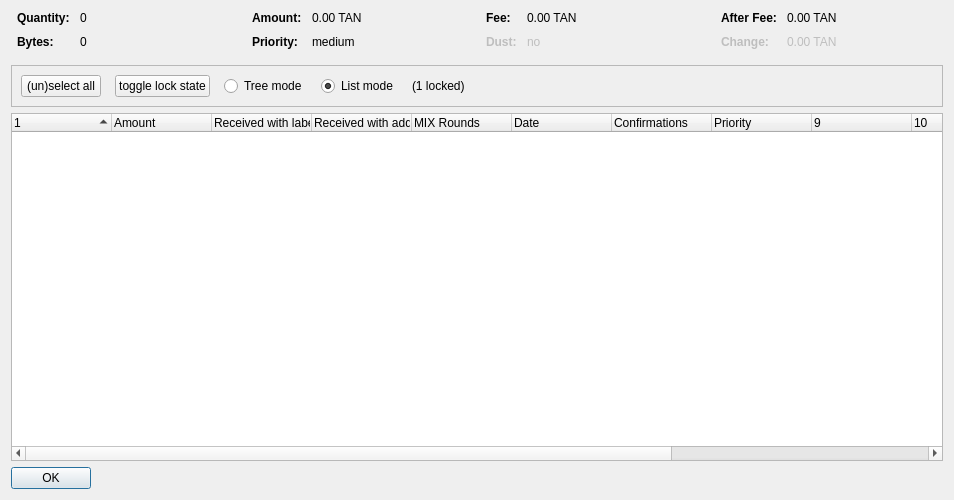
<?xml version="1.0" encoding="UTF-8"?>
<ui version="4.0">
 <class>CoinControlDialog</class>
 <widget class="QDialog" name="CoinControlDialog">
  <property name="geometry">
   <rect>
    <x>0</x>
    <y>0</y>
    <width>954</width>
    <height>500</height>
   </rect>
  </property>
  <property name="windowTitle">
   <string>Coin Selection</string>
  </property>
  <layout class="QVBoxLayout" name="verticalLayout">
   <item>
    <layout class="QHBoxLayout" name="horizontalLayoutTop" stretch="0,0,0,0">
     <property name="topMargin">
      <number>0</number>
     </property>
     <property name="bottomMargin">
      <number>10</number>
     </property>
     <item>
      <layout class="QFormLayout" name="formLayoutCoinControl1">
       <property name="horizontalSpacing">
        <number>10</number>
       </property>
       <property name="verticalSpacing">
        <number>10</number>
       </property>
       <property name="leftMargin">
        <number>6</number>
       </property>
       <property name="rightMargin">
        <number>6</number>
       </property>
       <item row="0" column="0">
        <widget class="QLabel" name="labelCoinControlQuantityText">
         <property name="font">
          <font>
           <weight>75</weight>
           <bold>true</bold>
          </font>
         </property>
         <property name="text">
          <string>Quantity:</string>
         </property>
        </widget>
       </item>
       <item row="0" column="1">
        <widget class="QLabel" name="labelCoinControlQuantity">
         <property name="cursor">
          <cursorShape>IBeamCursor</cursorShape>
         </property>
         <property name="contextMenuPolicy">
          <enum>Qt::ActionsContextMenu</enum>
         </property>
         <property name="text">
          <string notr="true">0</string>
         </property>
         <property name="textInteractionFlags">
          <set>Qt::LinksAccessibleByMouse|Qt::TextSelectableByKeyboard|Qt::TextSelectableByMouse</set>
         </property>
        </widget>
       </item>
       <item row="1" column="0">
        <widget class="QLabel" name="labelCoinControlBytesText">
         <property name="font">
          <font>
           <weight>75</weight>
           <bold>true</bold>
          </font>
         </property>
         <property name="text">
          <string>Bytes:</string>
         </property>
        </widget>
       </item>
       <item row="1" column="1">
        <widget class="QLabel" name="labelCoinControlBytes">
         <property name="cursor">
          <cursorShape>IBeamCursor</cursorShape>
         </property>
         <property name="contextMenuPolicy">
          <enum>Qt::ActionsContextMenu</enum>
         </property>
         <property name="text">
          <string notr="true">0</string>
         </property>
         <property name="textInteractionFlags">
          <set>Qt::LinksAccessibleByMouse|Qt::TextSelectableByKeyboard|Qt::TextSelectableByMouse</set>
         </property>
        </widget>
       </item>
      </layout>
     </item>
     <item>
      <layout class="QFormLayout" name="formLayoutCoinControl2">
       <property name="horizontalSpacing">
        <number>10</number>
       </property>
       <property name="verticalSpacing">
        <number>10</number>
       </property>
       <property name="leftMargin">
        <number>6</number>
       </property>
       <property name="rightMargin">
        <number>6</number>
       </property>
       <item row="0" column="0">
        <widget class="QLabel" name="labelCoinControlAmountText">
         <property name="font">
          <font>
           <weight>75</weight>
           <bold>true</bold>
          </font>
         </property>
         <property name="text">
          <string>Amount:</string>
         </property>
        </widget>
       </item>
       <item row="0" column="1">
        <widget class="QLabel" name="labelCoinControlAmount">
         <property name="cursor">
          <cursorShape>IBeamCursor</cursorShape>
         </property>
         <property name="contextMenuPolicy">
          <enum>Qt::ActionsContextMenu</enum>
         </property>
         <property name="text">
          <string notr="true">0.00 TAN</string>
         </property>
         <property name="textInteractionFlags">
          <set>Qt::LinksAccessibleByMouse|Qt::TextSelectableByKeyboard|Qt::TextSelectableByMouse</set>
         </property>
        </widget>
       </item>
       <item row="1" column="0">
        <widget class="QLabel" name="labelCoinControlPriorityText">
         <property name="font">
          <font>
           <weight>75</weight>
           <bold>true</bold>
          </font>
         </property>
         <property name="text">
          <string>Priority:</string>
         </property>
        </widget>
       </item>
       <item row="1" column="1">
        <widget class="QLabel" name="labelCoinControlPriority">
         <property name="cursor">
          <cursorShape>IBeamCursor</cursorShape>
         </property>
         <property name="contextMenuPolicy">
          <enum>Qt::ActionsContextMenu</enum>
         </property>
         <property name="text">
          <string>medium</string>
         </property>
         <property name="textInteractionFlags">
          <set>Qt::LinksAccessibleByMouse|Qt::TextSelectableByKeyboard|Qt::TextSelectableByMouse</set>
         </property>
        </widget>
       </item>
      </layout>
     </item>
     <item>
      <layout class="QFormLayout" name="formLayoutCoinControl3">
       <property name="horizontalSpacing">
        <number>10</number>
       </property>
       <property name="verticalSpacing">
        <number>10</number>
       </property>
       <property name="leftMargin">
        <number>6</number>
       </property>
       <property name="rightMargin">
        <number>6</number>
       </property>
       <item row="0" column="0">
        <widget class="QLabel" name="labelCoinControlFeeText">
         <property name="font">
          <font>
           <weight>75</weight>
           <bold>true</bold>
          </font>
         </property>
         <property name="text">
          <string>Fee:</string>
         </property>
        </widget>
       </item>
       <item row="0" column="1">
        <widget class="QLabel" name="labelCoinControlFee">
         <property name="cursor">
          <cursorShape>IBeamCursor</cursorShape>
         </property>
         <property name="contextMenuPolicy">
          <enum>Qt::ActionsContextMenu</enum>
         </property>
         <property name="text">
          <string notr="true">0.00 TAN</string>
         </property>
         <property name="textInteractionFlags">
          <set>Qt::LinksAccessibleByMouse|Qt::TextSelectableByKeyboard|Qt::TextSelectableByMouse</set>
         </property>
        </widget>
       </item>
       <item row="1" column="0">
        <widget class="QLabel" name="labelCoinControlLowOutputText">
         <property name="enabled">
          <bool>false</bool>
         </property>
         <property name="font">
          <font>
           <weight>75</weight>
           <bold>true</bold>
          </font>
         </property>
         <property name="text">
          <string>Dust:</string>
         </property>
        </widget>
       </item>
       <item row="1" column="1">
        <widget class="QLabel" name="labelCoinControlLowOutput">
         <property name="enabled">
          <bool>false</bool>
         </property>
         <property name="cursor">
          <cursorShape>IBeamCursor</cursorShape>
         </property>
         <property name="contextMenuPolicy">
          <enum>Qt::ActionsContextMenu</enum>
         </property>
         <property name="text">
          <string>no</string>
         </property>
         <property name="textInteractionFlags">
          <set>Qt::LinksAccessibleByMouse|Qt::TextSelectableByKeyboard|Qt::TextSelectableByMouse</set>
         </property>
        </widget>
       </item>
      </layout>
     </item>
     <item>
      <layout class="QFormLayout" name="formLayoutCoinControl4">
       <property name="horizontalSpacing">
        <number>10</number>
       </property>
       <property name="verticalSpacing">
        <number>10</number>
       </property>
       <property name="leftMargin">
        <number>6</number>
       </property>
       <property name="rightMargin">
        <number>6</number>
       </property>
       <item row="0" column="0">
        <widget class="QLabel" name="labelCoinControlAfterFeeText">
         <property name="font">
          <font>
           <weight>75</weight>
           <bold>true</bold>
          </font>
         </property>
         <property name="text">
          <string>After Fee:</string>
         </property>
        </widget>
       </item>
       <item row="0" column="1">
        <widget class="QLabel" name="labelCoinControlAfterFee">
         <property name="cursor">
          <cursorShape>IBeamCursor</cursorShape>
         </property>
         <property name="contextMenuPolicy">
          <enum>Qt::ActionsContextMenu</enum>
         </property>
         <property name="text">
          <string notr="true">0.00 TAN</string>
         </property>
         <property name="textInteractionFlags">
          <set>Qt::LinksAccessibleByMouse|Qt::TextSelectableByKeyboard|Qt::TextSelectableByMouse</set>
         </property>
        </widget>
       </item>
       <item row="1" column="0">
        <widget class="QLabel" name="labelCoinControlChangeText">
         <property name="enabled">
          <bool>false</bool>
         </property>
         <property name="font">
          <font>
           <weight>75</weight>
           <bold>true</bold>
          </font>
         </property>
         <property name="text">
          <string>Change:</string>
         </property>
        </widget>
       </item>
       <item row="1" column="1">
        <widget class="QLabel" name="labelCoinControlChange">
         <property name="enabled">
          <bool>false</bool>
         </property>
         <property name="cursor">
          <cursorShape>IBeamCursor</cursorShape>
         </property>
         <property name="contextMenuPolicy">
          <enum>Qt::ActionsContextMenu</enum>
         </property>
         <property name="text">
          <string notr="true">0.00 TAN</string>
         </property>
         <property name="textInteractionFlags">
          <set>Qt::LinksAccessibleByMouse|Qt::TextSelectableByKeyboard|Qt::TextSelectableByMouse</set>
         </property>
        </widget>
       </item>
      </layout>
     </item>
    </layout>
   </item>
   <item>
    <widget class="QFrame" name="frame">
     <property name="minimumSize">
      <size>
       <width>0</width>
       <height>40</height>
      </size>
     </property>
     <property name="frameShape">
      <enum>QFrame::StyledPanel</enum>
     </property>
     <property name="frameShadow">
      <enum>QFrame::Sunken</enum>
     </property>
     <layout class="QHBoxLayout" name="horizontalLayout">
      <item>
       <layout class="QHBoxLayout" name="horizontalLayoutPanel" stretch="0,0,0,0,0,0">
        <property name="spacing">
         <number>14</number>
        </property>
        <item>
         <widget class="QPushButton" name="pushButtonSelectAll">
          <property name="sizePolicy">
           <sizepolicy hsizetype="Maximum" vsizetype="Fixed">
            <horstretch>0</horstretch>
            <verstretch>0</verstretch>
           </sizepolicy>
          </property>
          <property name="text">
           <string>(un)select all</string>
          </property>
          <property name="autoDefault">
           <bool>false</bool>
          </property>
         </widget>
        </item>
        <item>
         <widget class="QPushButton" name="pushButtonToggleLock">
          <property name="sizePolicy">
           <sizepolicy hsizetype="Maximum" vsizetype="Fixed">
            <horstretch>0</horstretch>
            <verstretch>0</verstretch>
           </sizepolicy>
          </property>
          <property name="text">
           <string>toggle lock state</string>
          </property>
          <property name="autoDefault">
           <bool>false</bool>
          </property>
         </widget>
        </item>
        <item>
         <widget class="QRadioButton" name="radioTreeMode">
          <property name="sizePolicy">
           <sizepolicy hsizetype="Maximum" vsizetype="Fixed">
            <horstretch>0</horstretch>
            <verstretch>0</verstretch>
           </sizepolicy>
          </property>
          <property name="text">
           <string>Tree mode</string>
          </property>
         </widget>
        </item>
        <item>
         <widget class="QRadioButton" name="radioListMode">
          <property name="sizePolicy">
           <sizepolicy hsizetype="Maximum" vsizetype="Fixed">
            <horstretch>0</horstretch>
            <verstretch>0</verstretch>
           </sizepolicy>
          </property>
          <property name="text">
           <string>List mode</string>
          </property>
          <property name="checked">
           <bool>true</bool>
          </property>
         </widget>
        </item>
        <item>
         <widget class="QLabel" name="labelLocked">
          <property name="text">
           <string>(1 locked)</string>
          </property>
         </widget>
        </item>
        <item>
         <spacer name="horizontalSpacer">
          <property name="orientation">
           <enum>Qt::Horizontal</enum>
          </property>
          <property name="sizeHint" stdset="0">
           <size>
            <width>40</width>
            <height>20</height>
           </size>
          </property>
         </spacer>
        </item>
       </layout>
      </item>
     </layout>
    </widget>
   </item>
   <item>
    <widget class="CoinControlTreeWidget" name="treeWidget">
     <property name="contextMenuPolicy">
      <enum>Qt::CustomContextMenu</enum>
     </property>
     <property name="sortingEnabled">
      <bool>false</bool>
     </property>
     <property name="columnCount">
      <number>13</number>
     </property>
     <attribute name="headerShowSortIndicator" stdset="0">
      <bool>true</bool>
     </attribute>
     <attribute name="headerStretchLastSection">
      <bool>false</bool>
     </attribute>
     <column>
      <property name="text">
       <string/>
      </property>
     </column>
     <column>
      <property name="text">
       <string>Amount</string>
      </property>
     </column>
     <column>
      <property name="text">
       <string>Received with label</string>
      </property>
     </column>
     <column>
      <property name="text">
       <string>Received with address</string>
      </property>
     </column>
     <column>
      <property name="text">
       <string>MIX Rounds</string>
      </property>
     </column>
     <column>
      <property name="text">
       <string>Date</string>
      </property>
     </column>
     <column>
      <property name="text">
       <string>Confirmations</string>
      </property>
      <property name="toolTip">
       <string>Confirmed</string>
      </property>
     </column>
     <column>
      <property name="text">
       <string>Priority</string>
      </property>
     </column>
     <column>
      <property name="text">
       <string/>
      </property>
     </column>
     <column>
      <property name="text">
       <string/>
      </property>
     </column>
     <column>
      <property name="text">
       <string/>
      </property>
     </column>
     <column>
      <property name="text">
       <string/>
      </property>
     </column>
     <column>
      <property name="text">
       <string/>
      </property>
     </column>
    </widget>
   </item>
   <item>
    <widget class="QDialogButtonBox" name="buttonBox">
     <property name="sizePolicy">
      <sizepolicy hsizetype="Maximum" vsizetype="Fixed">
       <horstretch>0</horstretch>
       <verstretch>0</verstretch>
      </sizepolicy>
     </property>
     <property name="orientation">
      <enum>Qt::Horizontal</enum>
     </property>
     <property name="standardButtons">
      <set>QDialogButtonBox::Ok</set>
     </property>
    </widget>
   </item>
  </layout>
 </widget>
 <customwidgets>
  <customwidget>
   <class>CoinControlTreeWidget</class>
   <extends>QTreeWidget</extends>
   <header>coincontroltreewidget.h</header>
  </customwidget>
 </customwidgets>
 <resources/>
 <connections/>
</ui>
